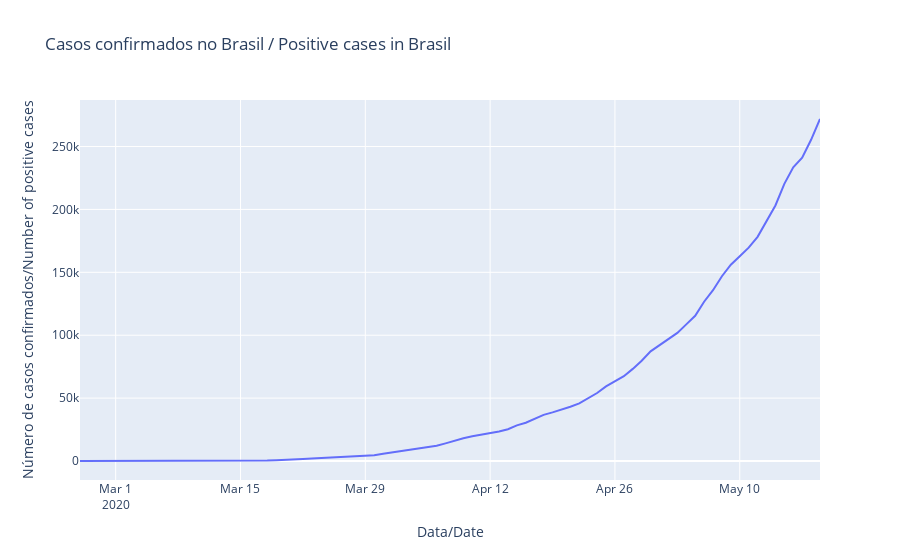

Notebook source saved alongside this figure:
### Code cell
px.line(brasil, 'observation_date', 'confirmed', 
        labels={'observation_date':'Data/Date', 'confirmed':'Número de casos confirmados/Number of positive cases'},
       title='Casos confirmados no Brasil / Positive cases in Brasil')
